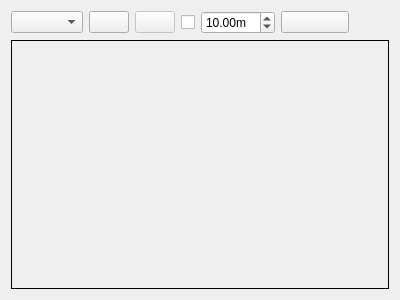
<?xml version="1.0" encoding="UTF-8"?>
<ui version="4.0">
 <class>ImageViewWidget</class>
 <widget class="QWidget" name="ImageViewWidget">
  <property name="enabled">
   <bool>true</bool>
  </property>
  <property name="geometry">
   <rect>
    <x>0</x>
    <y>0</y>
    <width>400</width>
    <height>300</height>
   </rect>
  </property>
  <property name="windowTitle">
   <string>Image View</string>
  </property>
  <layout class="QVBoxLayout" name="verticalLayout" stretch="0,1,0">
   <item>
    <layout class="QHBoxLayout" name="horizontalLayout" stretch="0,0,0,0,0,1">
     <item>
      <widget class="QComboBox" name="topics_combo_box">
       <property name="sizeAdjustPolicy">
        <enum>QComboBox::AdjustToContents</enum>
       </property>
      </widget>
     </item>
     <item>
      <widget class="QPushButton" name="refresh_topics_push_button"/>
     </item>
     <item>
      <widget class="QPushButton" name="zoom_1_push_button">
       <property name="enabled">
        <bool>false</bool>
       </property>
       <property name="checkable">
        <bool>true</bool>
       </property>
      </widget>
     </item>
     <item>
      <widget class="QCheckBox" name="dynamic_range_check_box">
       <property name="toolTip">
        <string>Dynamic depth range</string>
       </property>
       <property name="text">
        <string/>
       </property>
      </widget>
     </item>
     <item>
      <widget class="QDoubleSpinBox" name="max_range_double_spin_box">
       <property name="toolTip">
        <string>Max depth</string>
       </property>
       <property name="suffix">
        <string>m</string>
       </property>
       <property name="minimum">
        <double>0.010000000000000</double>
       </property>
       <property name="maximum">
        <double>100.000000000000000</double>
       </property>
       <property name="value">
        <double>10.000000000000000</double>
       </property>
      </widget>
     </item>
     <item>
      <widget class="QPushButton" name="save_as_image_push_button">
       <property name="toolTip">
        <string>Save as image</string>
       </property>
       <property name="iconSize">
        <size>
         <width>16</width>
         <height>16</height>
        </size>
       </property>
      </widget>
     </item>
     <item>
      <spacer name="horizontalSpacer">
       <property name="orientation">
        <enum>Qt::Horizontal</enum>
       </property>
       <property name="sizeHint" stdset="0">
        <size>
         <width>40</width>
         <height>20</height>
        </size>
       </property>
      </spacer>
     </item>
    </layout>
   </item>
   <item>
    <layout class="QHBoxLayout" name="horizontalLayout_2" stretch="1,0">
     <property name="spacing">
      <number>0</number>
     </property>
     <item>
      <widget class="rqt_image_view::RatioLayoutedFrame" name="image_frame">
       <property name="sizePolicy">
        <sizepolicy hsizetype="Expanding" vsizetype="Expanding">
         <horstretch>0</horstretch>
         <verstretch>0</verstretch>
        </sizepolicy>
       </property>
       <property name="minimumSize">
        <size>
         <width>80</width>
         <height>60</height>
        </size>
       </property>
       <property name="frameShape">
        <enum>QFrame::Box</enum>
       </property>
       <property name="lineWidth">
        <number>1</number>
       </property>
      </widget>
     </item>
     <item>
      <spacer name="horizontalSpacer_2">
       <property name="orientation">
        <enum>Qt::Horizontal</enum>
       </property>
       <property name="sizeType">
        <enum>QSizePolicy::Expanding</enum>
       </property>
       <property name="sizeHint" stdset="0">
        <size>
         <width>0</width>
         <height>20</height>
        </size>
       </property>
      </spacer>
     </item>
    </layout>
   </item>
   <item>
    <spacer name="verticalSpacer">
     <property name="orientation">
      <enum>Qt::Vertical</enum>
     </property>
     <property name="sizeHint" stdset="0">
      <size>
       <width>20</width>
       <height>0</height>
      </size>
     </property>
    </spacer>
   </item>
  </layout>
 </widget>
 <customwidgets>
  <customwidget>
   <class>rqt_image_view::RatioLayoutedFrame</class>
   <extends>QFrame</extends>
   <header>rqt_image_view/ratio_layouted_frame.h</header>
   <container>1</container>
  </customwidget>
 </customwidgets>
 <resources/>
 <connections/>
</ui>
